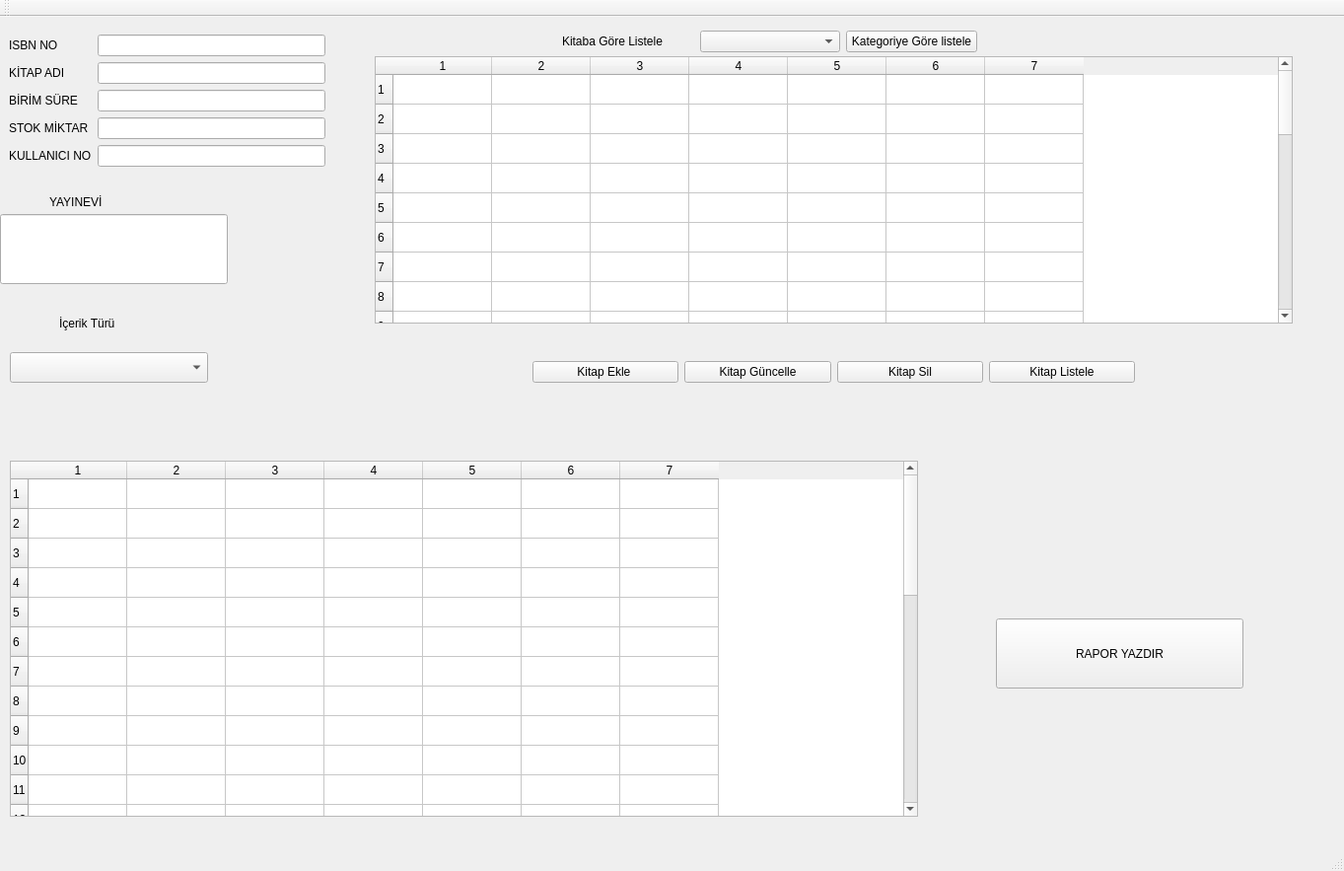
<?xml version="1.0" encoding="UTF-8"?>
<ui version="4.0">
 <class>MainWindow</class>
 <widget class="QMainWindow" name="MainWindow">
  <property name="geometry">
   <rect>
    <x>0</x>
    <y>0</y>
    <width>1363</width>
    <height>883</height>
   </rect>
  </property>
  <property name="windowTitle">
   <string>MainWindow</string>
  </property>
  <widget class="QWidget" name="centralwidget">
   <widget class="QLabel" name="label_4">
    <property name="geometry">
     <rect>
      <x>50</x>
      <y>180</y>
      <width>233</width>
      <height>16</height>
     </rect>
    </property>
    <property name="text">
     <string>YAYINEVİ</string>
    </property>
   </widget>
   <widget class="QComboBox" name="cmbkategor">
    <property name="geometry">
     <rect>
      <x>10</x>
      <y>340</y>
      <width>201</width>
      <height>31</height>
     </rect>
    </property>
    <property name="currentIndex">
     <number>-1</number>
    </property>
    <item>
     <property name="text">
      <string>Roman</string>
     </property>
    </item>
    <item>
     <property name="text">
      <string>Dergi</string>
     </property>
    </item>
    <item>
     <property name="text">
      <string>Hikaye</string>
     </property>
    </item>
    <item>
     <property name="text">
      <string>Masal</string>
     </property>
    </item>
    <item>
     <property name="text">
      <string>Ansiklopedi</string>
     </property>
    </item>
    <item>
     <property name="text">
      <string>Anı Kitapları</string>
     </property>
    </item>
    <item>
     <property name="text">
      <string>Gezi Kitapları</string>
     </property>
    </item>
    <item>
     <property name="text">
      <string>Şiir Kitapları</string>
     </property>
    </item>
    <item>
     <property name="text">
      <string>Biyografi Kitapları</string>
     </property>
    </item>
    <item>
     <property name="text">
      <string>Dini Kitapları</string>
     </property>
    </item>
    <item>
     <property name="text">
      <string>Bilgi Kitapları</string>
     </property>
    </item>
   </widget>
   <widget class="QLabel" name="label_7">
    <property name="geometry">
     <rect>
      <x>60</x>
      <y>300</y>
      <width>91</width>
      <height>21</height>
     </rect>
    </property>
    <property name="text">
     <string>İçerik Türü</string>
    </property>
   </widget>
   <widget class="QLineEdit" name="lneuruncklm">
    <property name="geometry">
     <rect>
      <x>0</x>
      <y>200</y>
      <width>231</width>
      <height>71</height>
     </rect>
    </property>
   </widget>
   <widget class="QTableWidget" name="tbllistele">
    <property name="geometry">
     <rect>
      <x>380</x>
      <y>40</y>
      <width>931</width>
      <height>271</height>
     </rect>
    </property>
    <property name="rowCount">
     <number>30</number>
    </property>
    <property name="columnCount">
     <number>7</number>
    </property>
    <row/>
    <row/>
    <row/>
    <row/>
    <row/>
    <row/>
    <row/>
    <row/>
    <row/>
    <row/>
    <row/>
    <row/>
    <row/>
    <row/>
    <row/>
    <row/>
    <row/>
    <row/>
    <row/>
    <row/>
    <row/>
    <row/>
    <row/>
    <row/>
    <row/>
    <row/>
    <row/>
    <row/>
    <row/>
    <row/>
    <column/>
    <column/>
    <column/>
    <column/>
    <column/>
    <column/>
    <column/>
   </widget>
   <widget class="QWidget" name="layoutWidget">
    <property name="geometry">
     <rect>
      <x>570</x>
      <y>10</y>
      <width>421</width>
      <height>30</height>
     </rect>
    </property>
    <layout class="QHBoxLayout" name="horizontalLayout">
     <item>
      <widget class="QLabel" name="label_8">
       <property name="text">
        <string>Kitaba Göre Listele</string>
       </property>
      </widget>
     </item>
     <item>
      <widget class="QComboBox" name="cmbkatgorilstl">
       <property name="currentIndex">
        <number>-1</number>
       </property>
       <item>
        <property name="text">
         <string>Roman Kitapları</string>
        </property>
       </item>
       <item>
        <property name="text">
         <string>Anı Kitapları</string>
        </property>
       </item>
       <item>
        <property name="text">
         <string>Bilgi Kitapları</string>
        </property>
       </item>
       <item>
        <property name="text">
         <string>Dini Kitapları</string>
        </property>
       </item>
       <item>
        <property name="text">
         <string>Şiir Kitapları</string>
        </property>
       </item>
       <item>
        <property name="text">
         <string>Biyografi Kitapları</string>
        </property>
       </item>
       <item>
        <property name="text">
         <string>Hikaye Kitapları</string>
        </property>
       </item>
       <item>
        <property name="text">
         <string>Masal Kitapları</string>
        </property>
       </item>
       <item>
        <property name="text">
         <string>Ansiklopedi Kitapları</string>
        </property>
       </item>
       <item>
        <property name="text">
         <string>Dergi</string>
        </property>
       </item>
       <item>
        <property name="text">
         <string>Gezi Kitapları</string>
        </property>
       </item>
      </widget>
     </item>
     <item>
      <widget class="QPushButton" name="btnktgrlistele">
       <property name="text">
        <string>Kategoriye Göre listele</string>
       </property>
      </widget>
     </item>
    </layout>
   </widget>
   <widget class="QWidget" name="layoutWidget">
    <property name="geometry">
     <rect>
      <x>540</x>
      <y>320</y>
      <width>611</width>
      <height>81</height>
     </rect>
    </property>
    <layout class="QHBoxLayout" name="horizontalLayout_2">
     <item>
      <widget class="QPushButton" name="btnekle">
       <property name="text">
        <string>Kitap Ekle </string>
       </property>
      </widget>
     </item>
     <item>
      <widget class="QPushButton" name="btngncll">
       <property name="text">
        <string>Kitap Güncelle</string>
       </property>
      </widget>
     </item>
     <item>
      <widget class="QPushButton" name="btnsil">
       <property name="text">
        <string>Kitap Sil</string>
       </property>
      </widget>
     </item>
     <item>
      <widget class="QPushButton" name="btnlstl">
       <property name="text">
        <string>Kitap Listele</string>
       </property>
      </widget>
     </item>
    </layout>
   </widget>
   <widget class="QPushButton" name="pushButton">
    <property name="geometry">
     <rect>
      <x>1010</x>
      <y>610</y>
      <width>251</width>
      <height>71</height>
     </rect>
    </property>
    <property name="text">
     <string>RAPOR YAZDIR</string>
    </property>
   </widget>
   <widget class="QTableWidget" name="tableWidget">
    <property name="geometry">
     <rect>
      <x>10</x>
      <y>450</y>
      <width>921</width>
      <height>361</height>
     </rect>
    </property>
    <property name="rowCount">
     <number>30</number>
    </property>
    <property name="columnCount">
     <number>7</number>
    </property>
    <row/>
    <row/>
    <row/>
    <row/>
    <row/>
    <row/>
    <row/>
    <row/>
    <row/>
    <row/>
    <row/>
    <row/>
    <row/>
    <row/>
    <row/>
    <row/>
    <row/>
    <row/>
    <row/>
    <row/>
    <row/>
    <row/>
    <row/>
    <row/>
    <row/>
    <row/>
    <row/>
    <row/>
    <row/>
    <row/>
    <column/>
    <column/>
    <column/>
    <column/>
    <column/>
    <column/>
    <column/>
   </widget>
   <widget class="QWidget" name="formLayoutWidget">
    <property name="geometry">
     <rect>
      <x>9</x>
      <y>0</y>
      <width>321</width>
      <height>171</height>
     </rect>
    </property>
    <layout class="QGridLayout" name="gridLayout_2">
     <item row="0" column="0">
      <layout class="QHBoxLayout" name="horizontalLayout_3">
       <item>
        <layout class="QVBoxLayout" name="verticalLayout_2">
         <item>
          <layout class="QVBoxLayout" name="verticalLayout">
           <item>
            <widget class="QLabel" name="label_5">
             <property name="text">
              <string>ISBN NO</string>
             </property>
            </widget>
           </item>
          </layout>
         </item>
         <item>
          <widget class="QLabel" name="label_3">
           <property name="text">
            <string>KİTAP ADI</string>
           </property>
          </widget>
         </item>
         <item>
          <widget class="QLabel" name="label_2">
           <property name="text">
            <string>BİRİM SÜRE</string>
           </property>
          </widget>
         </item>
         <item>
          <widget class="QLabel" name="label">
           <property name="text">
            <string>STOK MİKTAR</string>
           </property>
          </widget>
         </item>
         <item>
          <widget class="QLabel" name="label_9">
           <property name="text">
            <string>KULLANICI NO</string>
           </property>
          </widget>
         </item>
        </layout>
       </item>
       <item>
        <layout class="QGridLayout" name="gridLayout">
         <item row="4" column="0">
          <widget class="QLineEdit" name="lineEdit"/>
         </item>
         <item row="2" column="0">
          <widget class="QLineEdit" name="lnebrmfyt"/>
         </item>
         <item row="5" column="0">
          <widget class="QLineEdit" name="kullanici"/>
         </item>
         <item row="0" column="0">
          <widget class="QLineEdit" name="lneurunkodu"/>
         </item>
         <item row="1" column="0">
          <widget class="QLineEdit" name="lneurunad"/>
         </item>
        </layout>
       </item>
      </layout>
     </item>
    </layout>
   </widget>
  </widget>
  <widget class="QMenuBar" name="menubar">
   <property name="geometry">
    <rect>
     <x>0</x>
     <y>0</y>
     <width>1363</width>
     <height>26</height>
    </rect>
   </property>
  </widget>
  <widget class="QStatusBar" name="statusbar"/>
  <widget class="QToolBar" name="toolBar">
   <property name="windowTitle">
    <string>toolBar</string>
   </property>
   <attribute name="toolBarArea">
    <enum>TopToolBarArea</enum>
   </attribute>
   <attribute name="toolBarBreak">
    <bool>false</bool>
   </attribute>
  </widget>
 </widget>
 <resources/>
 <connections/>
</ui>
